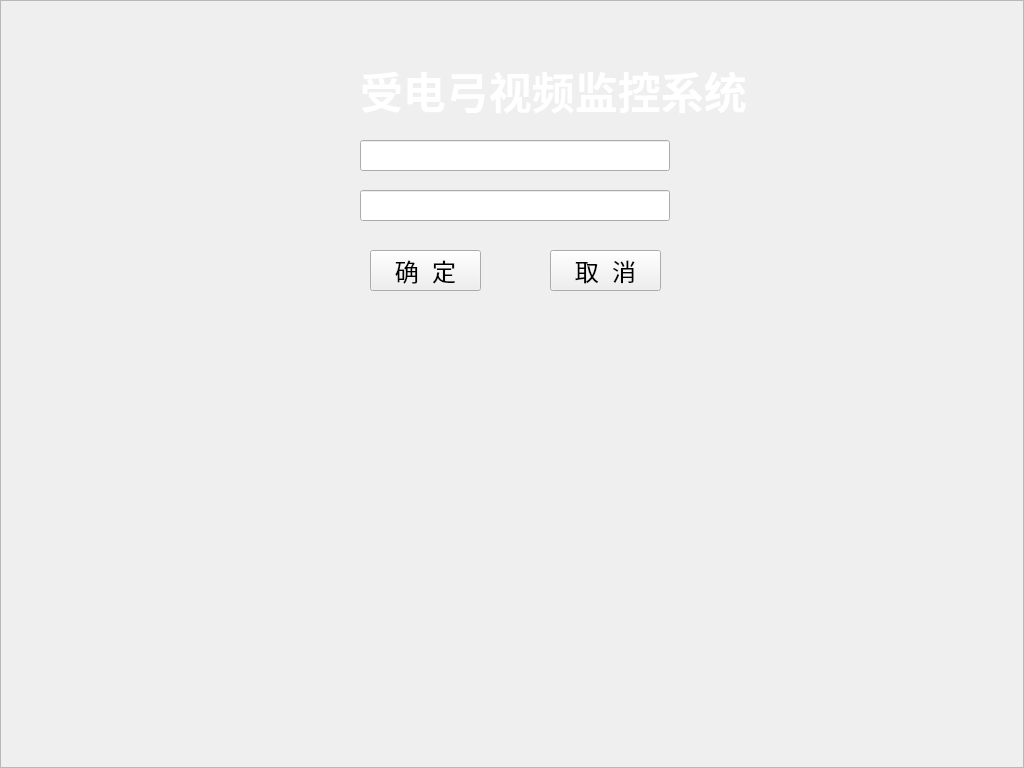
<?xml version="1.0" encoding="UTF-8"?>
<ui version="4.0">
 <class>loginWidget</class>
 <widget class="QWidget" name="loginWidget">
  <property name="geometry">
   <rect>
    <x>0</x>
    <y>0</y>
    <width>1024</width>
    <height>768</height>
   </rect>
  </property>
  <property name="windowTitle">
   <string>Form</string>
  </property>
  <widget class="QFrame" name="frame">
   <property name="geometry">
    <rect>
     <x>0</x>
     <y>0</y>
     <width>1024</width>
     <height>768</height>
    </rect>
   </property>
   <property name="styleSheet">
    <string notr="true"> #frame { 
    border-image: url(:/res/background.png); 
  } 
</string>
   </property>
   <property name="frameShape">
    <enum>QFrame::StyledPanel</enum>
   </property>
   <property name="frameShadow">
    <enum>QFrame::Raised</enum>
   </property>
   <widget class="QPushButton" name="okPushButton">
    <property name="geometry">
     <rect>
      <x>370</x>
      <y>250</y>
      <width>111</width>
      <height>41</height>
     </rect>
    </property>
    <property name="font">
     <font>
      <pointsize>18</pointsize>
     </font>
    </property>
    <property name="text">
     <string>确  定</string>
    </property>
   </widget>
   <widget class="QPushButton" name="canclePushButton">
    <property name="geometry">
     <rect>
      <x>550</x>
      <y>250</y>
      <width>111</width>
      <height>41</height>
     </rect>
    </property>
    <property name="font">
     <font>
      <pointsize>18</pointsize>
     </font>
    </property>
    <property name="text">
     <string>取  消</string>
    </property>
   </widget>
   <widget class="QLabel" name="label">
    <property name="geometry">
     <rect>
      <x>360</x>
      <y>50</y>
      <width>391</width>
      <height>81</height>
     </rect>
    </property>
    <property name="font">
     <font>
      <pointsize>32</pointsize>
      <weight>75</weight>
      <bold>true</bold>
     </font>
    </property>
    <property name="styleSheet">
     <string notr="true">color: rgb(255, 255, 255);</string>
    </property>
    <property name="text">
     <string>受电弓视频监控系统</string>
    </property>
   </widget>
   <widget class="QLineEdit" name="passwdLineEdit">
    <property name="geometry">
     <rect>
      <x>360</x>
      <y>190</y>
      <width>310</width>
      <height>31</height>
     </rect>
    </property>
    <property name="echoMode">
     <enum>QLineEdit::Password</enum>
    </property>
   </widget>
   <widget class="QLineEdit" name="userNameLineEdit">
    <property name="geometry">
     <rect>
      <x>360</x>
      <y>140</y>
      <width>310</width>
      <height>31</height>
     </rect>
    </property>
   </widget>
   <widget class="QLabel" name="passwdLabel">
    <property name="geometry">
     <rect>
      <x>370</x>
      <y>190</y>
      <width>30</width>
      <height>30</height>
     </rect>
    </property>
    <property name="styleSheet">
     <string notr="true">background-image: url(:/res/Password.png);</string>
    </property>
    <property name="text">
     <string/>
    </property>
   </widget>
   <widget class="QLabel" name="userLabel">
    <property name="geometry">
     <rect>
      <x>370</x>
      <y>140</y>
      <width>30</width>
      <height>30</height>
     </rect>
    </property>
    <property name="styleSheet">
     <string notr="true">background-image: url(:/res/user.png);</string>
    </property>
    <property name="text">
     <string/>
    </property>
   </widget>
  </widget>
 </widget>
 <resources/>
 <connections/>
</ui>
